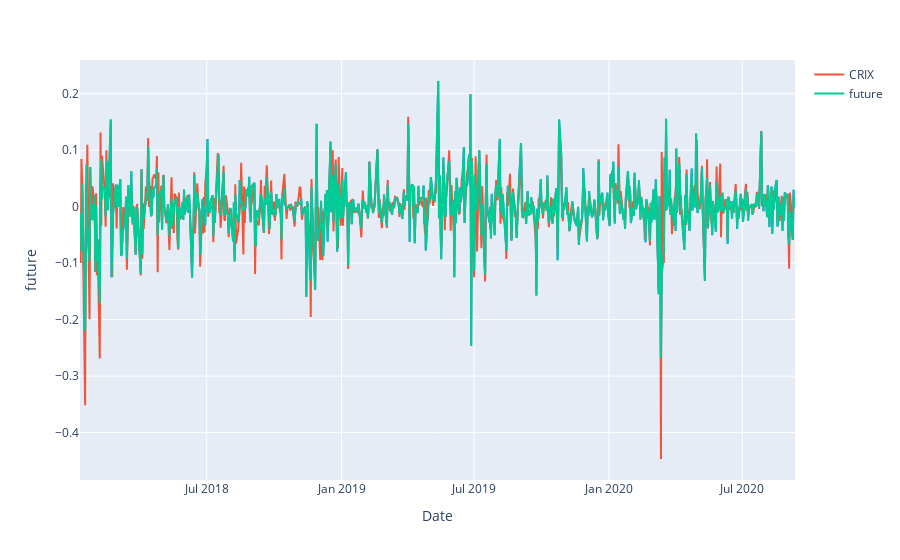

The code cell stored with this chart in its notebook:
### Code cell
df = pd.DataFrame({'CRIX':CRIX,
                   'future':future, 
                   'Date':list(CRIX.index.strftime('%Y-%m-%d'))})

fig = px.line(df.iloc[1:,:], x= 'Date', y='future')
fig.add_scatter(x= df.iloc[1:,-1], y=df.iloc[1:,0], name='CRIX')
fig.add_scatter(x= df.iloc[1:,-1], y=df.iloc[1:,1], name='future')

# px.line(df.iloc[1:,:], x='Date', y='future')

### Figure 1 — Plotly figure (JSON) as saved in the notebook; plotly's stock layout.template omitted (floating-point values rounded to 4 significant figures; data arrays with more than 128 entries replaced by an {"elided": "..."} marker saying what was removed)
{"data": [{"hoverlabel": {"namelength": 0}, "hovertemplate": "Date=%{x}<br>future=%{y}", "legendgroup": "", "line": {"color": "#636efa", "dash": "solid"}, "mode": "lines", "name": "", "showlegend": false, "type": "scatter", "x": {"elided": "674 str values"}, "xaxis": "x", "y": {"elided": "674 float values"}, "yaxis": "y"}, {"name": "CRIX", "type": "scatter", "x": {"elided": "674 str values"}, "y": {"elided": "674 float values"}}, {"name": "future", "type": "scatter", "x": {"elided": "674 str values"}, "y": {"elided": "674 float values"}}], "layout": {"legend": {"tracegroupgap": 0}, "margin": {"t": 60}, "xaxis": {"anchor": "y", "domain": [0, 1], "title": {"text": "Date"}}, "yaxis": {"anchor": "x", "domain": [0, 1], "title": {"text": "future"}}}}
